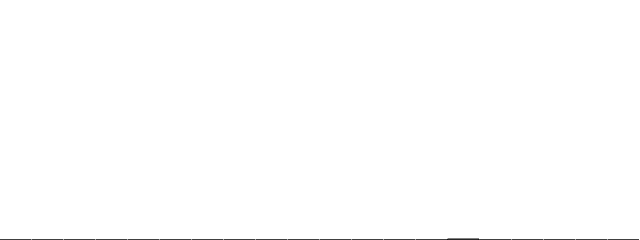
Frame 1 (no input)
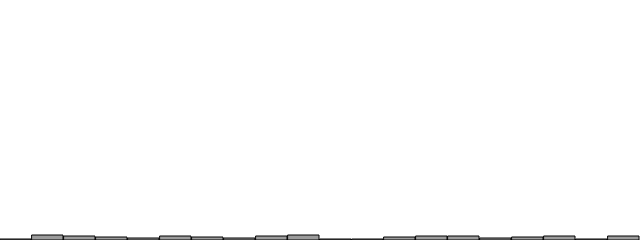
Frame 60 (no input)
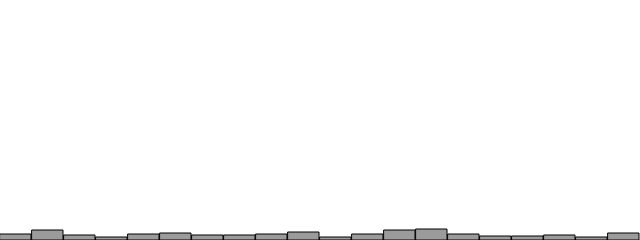
Frame 120 (the mouse pressed at the canvas centre since frame 60)

The p5.js sketch that drew these frames (run headless with seeded random() and noise() and a simulated clock; from frame 60 on, the mouse is pressed at the canvas centre):

// p5.js sketch
// ── sketch.js
var randomCounts = [];

function setup() {
    createCanvas(640, 240);
    for (var i = 0; i < 20; i++) {
        randomCounts[i] = 0;
    }
}

function draw() {
  background(255);
  var index = floor(random(randomCounts.length));
  randomCounts[index]++;

  stroke(0);
  fill(155);

  var w = width/randomCounts.length;
  for (var i = 0; i < randomCounts.length; i++){
      rect(i*w, height-randomCounts[i], w-1, randomCounts[i]);
  }
}
